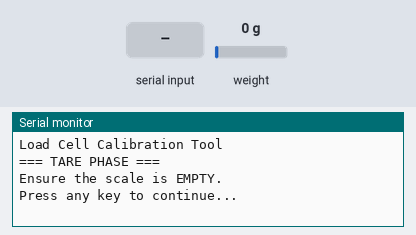
The sketch below on a simulated Arduino Uno, built with avr-gcc and run on an emulated ATmega328P. Shown: the last lines printed to the serial monitor. The test bench sets the inputs (shaded band); at power-on: weight on the scale 0 g.

Above: at 4.3 s.
4.4 s: "90,45\n" received over Serial
At 6.5 s:
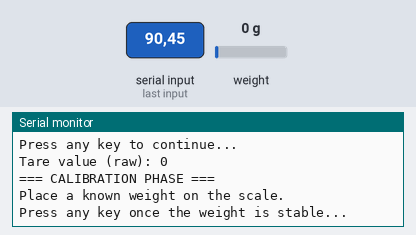
6.9 s: "30,150\n" received over Serial
At 9.1 s:
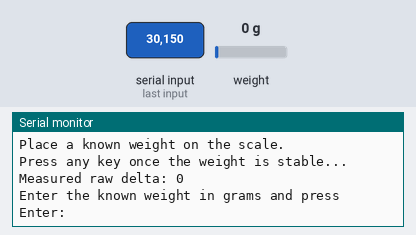
9.4 s: "5\n" received over Serial
At 10.8 s:
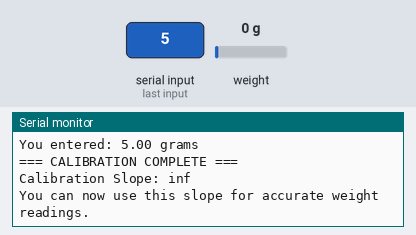

The sketch:

load_cell_calibration.ino
```cpp
#include <HX711_ADC.h>

// HX711 pins
const int HX711_dout = 2;
const int HX711_sck = 3;

HX711_ADC LoadCell(HX711_dout, HX711_sck);

// Calibration variables
long tare_raw = 0;
float slope = 1.0;

// Averaging parameters
const int NUM_SAMPLES = 20;

void setup() {
  Serial.begin(115200);
  delay(1000);
  Serial.println("Load Cell Calibration Tool");

  LoadCell.begin();
  LoadCell.start(2000);
  LoadCell.setSamplesInUse(16);

  // Tare measurement
  Serial.println("\n=== TARE PHASE ===");
  Serial.println("Ensure the scale is EMPTY.");
  Serial.println("Press any key to continue...");
  waitForUser();

  tare_raw = averageReading();
  Serial.print("Tare value (raw): ");
  Serial.println(tare_raw);

  // Weight measurement
  Serial.println("\n=== CALIBRATION PHASE ===");
  Serial.println("Place a known weight on the scale.");
  Serial.println("Press any key once the weight is stable...");
  waitForUser();

  long raw_with_weight = averageReading();
  long raw_delta = raw_with_weight - tare_raw;

  Serial.print("Measured raw delta: ");
  Serial.println(raw_delta);

  float known_weight = getKnownWeight();

  slope = known_weight / raw_delta;

  Serial.println("\n=== CALIBRATION COMPLETE ===");
  Serial.print("Calibration Slope: ");
  Serial.println(slope, 8);
  Serial.println("You can now use this slope for accurate weight readings.");
}

void loop() {
  // Nothing in loop; all calibration is done in setup.
}

long averageReading() {
  long total = 0;
  for (int i = 0; i < NUM_SAMPLES; i++) {
    LoadCell.update();
    total += LoadCell.getData();
    delay(50);
  }
  return total / NUM_SAMPLES;
}

void waitForUser() {
  while (!Serial.available()) {
    delay(10);
  }
  while (Serial.available()) Serial.read();  // Clear buffer
}

float getKnownWeight() {
  Serial.println("\nEnter the known weight in grams and press Enter:");
  while (!Serial.available()) {
    delay(10);
  }

  String input = Serial.readStringUntil('\n');
  input.trim();
  float weight = input.toFloat();

  Serial.print("You entered: ");
  Serial.print(weight);
  Serial.println(" grams");

  return weight;
}
```

Measured:
- after the input at 4.4 s, the serial monitor: prints a new line after 1.0 s (image 1)
- after the input at 6.9 s, the serial monitor: prints a new line after 1.0 s (image 2)
- after the input at 9.4 s, the serial monitor: prints a new line at once (image 3)
